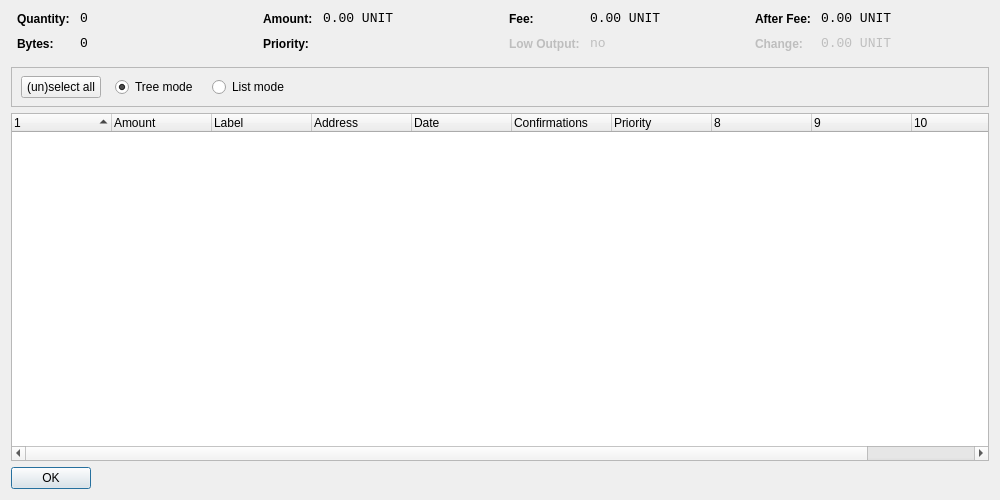
<?xml version="1.0" encoding="UTF-8"?>
<ui version="4.0">
 <class>CoinControlDialog</class>
 <widget class="QDialog" name="CoinControlDialog">
  <property name="geometry">
   <rect>
    <x>0</x>
    <y>0</y>
    <width>1000</width>
    <height>500</height>
   </rect>
  </property>
  <property name="windowTitle">
   <string>Coin Control</string>
  </property>
  <layout class="QVBoxLayout" name="verticalLayout">
   <item>
    <layout class="QHBoxLayout" name="horizontalLayoutTop" stretch="0,0,0,0">
     <property name="topMargin">
      <number>0</number>
     </property>
     <property name="bottomMargin">
      <number>10</number>
     </property>
     <item>
      <layout class="QFormLayout" name="formLayoutCoinControl1">
       <property name="horizontalSpacing">
        <number>10</number>
       </property>
       <property name="verticalSpacing">
        <number>10</number>
       </property>
       <property name="leftMargin">
        <number>6</number>
       </property>
       <property name="rightMargin">
        <number>6</number>
       </property>
       <item row="0" column="0">
        <widget class="QLabel" name="labelCoinControlQuantityText">
         <property name="styleSheet">
          <string notr="true">font-weight:bold;</string>
         </property>
         <property name="text">
          <string>Quantity:</string>
         </property>
        </widget>
       </item>
       <item row="0" column="1">
        <widget class="QLabel" name="labelCoinControlQuantity">
         <property name="font">
          <font>
           <family>Monospace</family>
           <pointsize>10</pointsize>
          </font>
         </property>
         <property name="cursor">
          <cursorShape>IBeamCursor</cursorShape>
         </property>
         <property name="contextMenuPolicy">
          <enum>Qt::ActionsContextMenu</enum>
         </property>
         <property name="text">
          <string notr="true">0</string>
         </property>
         <property name="textInteractionFlags">
          <set>Qt::LinksAccessibleByMouse|Qt::TextSelectableByKeyboard|Qt::TextSelectableByMouse</set>
         </property>
        </widget>
       </item>
       <item row="1" column="0">
        <widget class="QLabel" name="labelCoinControlBytesText">
         <property name="styleSheet">
          <string notr="true">font-weight:bold;</string>
         </property>
         <property name="text">
          <string>Bytes:</string>
         </property>
        </widget>
       </item>
       <item row="1" column="1">
        <widget class="QLabel" name="labelCoinControlBytes">
         <property name="font">
          <font>
           <family>Monospace</family>
           <pointsize>10</pointsize>
          </font>
         </property>
         <property name="cursor">
          <cursorShape>IBeamCursor</cursorShape>
         </property>
         <property name="contextMenuPolicy">
          <enum>Qt::ActionsContextMenu</enum>
         </property>
         <property name="text">
          <string notr="true">0</string>
         </property>
         <property name="textInteractionFlags">
          <set>Qt::LinksAccessibleByMouse|Qt::TextSelectableByKeyboard|Qt::TextSelectableByMouse</set>
         </property>
        </widget>
       </item>
      </layout>
     </item>
     <item>
      <layout class="QFormLayout" name="formLayoutCoinControl2">
       <property name="horizontalSpacing">
        <number>10</number>
       </property>
       <property name="verticalSpacing">
        <number>10</number>
       </property>
       <property name="leftMargin">
        <number>6</number>
       </property>
       <property name="rightMargin">
        <number>6</number>
       </property>
       <item row="0" column="0">
        <widget class="QLabel" name="labelCoinControlAmountText">
         <property name="styleSheet">
          <string notr="true">font-weight:bold;</string>
         </property>
         <property name="text">
          <string>Amount:</string>
         </property>
        </widget>
       </item>
       <item row="0" column="1">
        <widget class="QLabel" name="labelCoinControlAmount">
         <property name="font">
          <font>
           <family>Monospace</family>
           <pointsize>10</pointsize>
          </font>
         </property>
         <property name="cursor">
          <cursorShape>IBeamCursor</cursorShape>
         </property>
         <property name="contextMenuPolicy">
          <enum>Qt::ActionsContextMenu</enum>
         </property>
         <property name="text">
          <string notr="true">0.00 UNIT</string>
         </property>
         <property name="textInteractionFlags">
          <set>Qt::LinksAccessibleByMouse|Qt::TextSelectableByKeyboard|Qt::TextSelectableByMouse</set>
         </property>
        </widget>
       </item>
       <item row="1" column="0">
        <widget class="QLabel" name="labelCoinControlPriorityText">
         <property name="styleSheet">
          <string notr="true">font-weight:bold;</string>
         </property>
         <property name="text">
          <string>Priority:</string>
         </property>
        </widget>
       </item>
       <item row="1" column="1">
        <widget class="QLabel" name="labelCoinControlPriority">
         <property name="font">
          <font>
           <family>Monospace</family>
           <pointsize>10</pointsize>
          </font>
         </property>
         <property name="cursor">
          <cursorShape>IBeamCursor</cursorShape>
         </property>
         <property name="contextMenuPolicy">
          <enum>Qt::ActionsContextMenu</enum>
         </property>
         <property name="text">
          <string/>
         </property>
         <property name="textInteractionFlags">
          <set>Qt::LinksAccessibleByMouse|Qt::TextSelectableByKeyboard|Qt::TextSelectableByMouse</set>
         </property>
        </widget>
       </item>
      </layout>
     </item>
     <item>
      <layout class="QFormLayout" name="formLayoutCoinControl3">
       <property name="horizontalSpacing">
        <number>10</number>
       </property>
       <property name="verticalSpacing">
        <number>10</number>
       </property>
       <property name="leftMargin">
        <number>6</number>
       </property>
       <property name="rightMargin">
        <number>6</number>
       </property>
       <item row="0" column="0">
        <widget class="QLabel" name="labelCoinControlFeeText">
         <property name="styleSheet">
          <string notr="true">font-weight:bold;</string>
         </property>
         <property name="text">
          <string>Fee:</string>
         </property>
        </widget>
       </item>
       <item row="0" column="1">
        <widget class="QLabel" name="labelCoinControlFee">
         <property name="font">
          <font>
           <family>Monospace</family>
           <pointsize>10</pointsize>
          </font>
         </property>
         <property name="cursor">
          <cursorShape>IBeamCursor</cursorShape>
         </property>
         <property name="contextMenuPolicy">
          <enum>Qt::ActionsContextMenu</enum>
         </property>
         <property name="text">
          <string notr="true">0.00 UNIT</string>
         </property>
         <property name="textInteractionFlags">
          <set>Qt::LinksAccessibleByMouse|Qt::TextSelectableByKeyboard|Qt::TextSelectableByMouse</set>
         </property>
        </widget>
       </item>
       <item row="1" column="0">
        <widget class="QLabel" name="labelCoinControlLowOutputText">
         <property name="enabled">
          <bool>false</bool>
         </property>
         <property name="styleSheet">
          <string notr="true">font-weight:bold;</string>
         </property>
         <property name="text">
          <string>Low Output:</string>
         </property>
        </widget>
       </item>
       <item row="1" column="1">
        <widget class="QLabel" name="labelCoinControlLowOutput">
         <property name="enabled">
          <bool>false</bool>
         </property>
         <property name="font">
          <font>
           <family>Monospace</family>
           <pointsize>10</pointsize>
          </font>
         </property>
         <property name="cursor">
          <cursorShape>IBeamCursor</cursorShape>
         </property>
         <property name="contextMenuPolicy">
          <enum>Qt::ActionsContextMenu</enum>
         </property>
         <property name="text">
          <string notr="true">no</string>
         </property>
         <property name="textInteractionFlags">
          <set>Qt::LinksAccessibleByMouse|Qt::TextSelectableByKeyboard|Qt::TextSelectableByMouse</set>
         </property>
        </widget>
       </item>
      </layout>
     </item>
     <item>
      <layout class="QFormLayout" name="formLayoutCoinControl4">
       <property name="horizontalSpacing">
        <number>10</number>
       </property>
       <property name="verticalSpacing">
        <number>10</number>
       </property>
       <property name="leftMargin">
        <number>6</number>
       </property>
       <property name="rightMargin">
        <number>6</number>
       </property>
       <item row="0" column="0">
        <widget class="QLabel" name="labelCoinControlAfterFeeText">
         <property name="styleSheet">
          <string notr="true">font-weight:bold;</string>
         </property>
         <property name="text">
          <string>After Fee:</string>
         </property>
        </widget>
       </item>
       <item row="0" column="1">
        <widget class="QLabel" name="labelCoinControlAfterFee">
         <property name="font">
          <font>
           <family>Monospace</family>
           <pointsize>10</pointsize>
          </font>
         </property>
         <property name="cursor">
          <cursorShape>IBeamCursor</cursorShape>
         </property>
         <property name="contextMenuPolicy">
          <enum>Qt::ActionsContextMenu</enum>
         </property>
         <property name="text">
          <string notr="true">0.00 UNIT</string>
         </property>
         <property name="textInteractionFlags">
          <set>Qt::LinksAccessibleByMouse|Qt::TextSelectableByKeyboard|Qt::TextSelectableByMouse</set>
         </property>
        </widget>
       </item>
       <item row="1" column="0">
        <widget class="QLabel" name="labelCoinControlChangeText">
         <property name="enabled">
          <bool>false</bool>
         </property>
         <property name="styleSheet">
          <string notr="true">font-weight:bold;</string>
         </property>
         <property name="text">
          <string>Change:</string>
         </property>
        </widget>
       </item>
       <item row="1" column="1">
        <widget class="QLabel" name="labelCoinControlChange">
         <property name="enabled">
          <bool>false</bool>
         </property>
         <property name="font">
          <font>
           <family>Monospace</family>
           <pointsize>10</pointsize>
          </font>
         </property>
         <property name="cursor">
          <cursorShape>IBeamCursor</cursorShape>
         </property>
         <property name="contextMenuPolicy">
          <enum>Qt::ActionsContextMenu</enum>
         </property>
         <property name="text">
          <string notr="true">0.00 UNIT</string>
         </property>
         <property name="textInteractionFlags">
          <set>Qt::LinksAccessibleByMouse|Qt::TextSelectableByKeyboard|Qt::TextSelectableByMouse</set>
         </property>
        </widget>
       </item>
      </layout>
     </item>
    </layout>
   </item>
   <item>
    <widget class="QFrame" name="frame">
     <property name="minimumSize">
      <size>
       <width>0</width>
       <height>40</height>
      </size>
     </property>
     <property name="frameShape">
      <enum>QFrame::StyledPanel</enum>
     </property>
     <property name="frameUnit">
      <enum>QFrame::Sunken</enum>
     </property>
     <widget class="QWidget" name="horizontalLayoutWidget">
      <property name="geometry">
       <rect>
        <x>10</x>
        <y>0</y>
        <width>781</width>
        <height>41</height>
       </rect>
      </property>
      <layout class="QHBoxLayout" name="horizontalLayoutPanel" stretch="0,0,0,0,0">
       <property name="spacing">
        <number>14</number>
       </property>
       <item>
        <widget class="QPushButton" name="pushButtonSelectAll">
         <property name="sizePolicy">
          <sizepolicy hsizetype="Maximum" vsizetype="Fixed">
           <horstretch>0</horstretch>
           <verstretch>0</verstretch>
          </sizepolicy>
         </property>
         <property name="text">
          <string>(un)select all</string>
         </property>
        </widget>
       </item>
       <item>
        <widget class="QRadioButton" name="radioTreeMode">
         <property name="sizePolicy">
          <sizepolicy hsizetype="Maximum" vsizetype="Fixed">
           <horstretch>0</horstretch>
           <verstretch>0</verstretch>
          </sizepolicy>
         </property>
         <property name="text">
          <string>Tree mode</string>
         </property>
         <property name="checked">
          <bool>true</bool>
         </property>
        </widget>
       </item>
       <item>
        <widget class="QRadioButton" name="radioListMode">
         <property name="sizePolicy">
          <sizepolicy hsizetype="Maximum" vsizetype="Fixed">
           <horstretch>0</horstretch>
           <verstretch>0</verstretch>
          </sizepolicy>
         </property>
         <property name="text">
          <string>List mode</string>
         </property>
        </widget>
       </item>
       <item>
        <spacer name="horizontalSpacer">
         <property name="orientation">
          <enum>Qt::Horizontal</enum>
         </property>
         <property name="sizeHint" stdset="0">
          <size>
           <width>40</width>
           <height>20</height>
          </size>
         </property>
        </spacer>
       </item>
      </layout>
     </widget>
    </widget>
   </item>
   <item>
    <widget class="CoinControlTreeWidget" name="treeWidget">
     <property name="contextMenuPolicy">
      <enum>Qt::CustomContextMenu</enum>
     </property>
     <property name="sortingEnabled">
      <bool>false</bool>
     </property>
     <property name="columnCount">
      <number>11</number>
     </property>
     <attribute name="headerShowSortIndicator" stdset="0">
      <bool>true</bool>
     </attribute>
     <attribute name="headerStretchLastSection">
      <bool>false</bool>
     </attribute>
     <column>
      <property name="text">
       <string/>
      </property>
     </column>
     <column>
      <property name="text">
       <string>Amount</string>
      </property>
     </column>
     <column>
      <property name="text">
       <string>Label</string>
      </property>
     </column>
     <column>
      <property name="text">
       <string>Address</string>
      </property>
     </column>
     <column>
      <property name="text">
       <string>Date</string>
      </property>
     </column>
     <column>
      <property name="text">
       <string>Confirmations</string>
      </property>
      <property name="toolTip">
       <string>Confirmed</string>
      </property>
     </column>
     <column>
      <property name="text">
       <string>Priority</string>
      </property>
     </column>
     <column>
      <property name="text">
       <string/>
      </property>
     </column>
     <column>
      <property name="text">
       <string/>
      </property>
     </column>
     <column>
      <property name="text">
       <string/>
      </property>
     </column>
     <column>
      <property name="text">
       <string/>
      </property>
     </column>
    </widget>
   </item>
   <item>
    <widget class="QDialogButtonBox" name="buttonBox">
     <property name="sizePolicy">
      <sizepolicy hsizetype="Maximum" vsizetype="Fixed">
       <horstretch>0</horstretch>
       <verstretch>0</verstretch>
      </sizepolicy>
     </property>
     <property name="orientation">
      <enum>Qt::Horizontal</enum>
     </property>
     <property name="standardButtons">
      <set>QDialogButtonBox::Ok</set>
     </property>
    </widget>
   </item>
  </layout>
 </widget>
 <customwidgets>
  <customwidget>
   <class>CoinControlTreeWidget</class>
   <extends>QTreeWidget</extends>
   <header>coincontroltreewidget.h</header>
  </customwidget>
 </customwidgets>
 <resources/>
 <connections/>
</ui>
